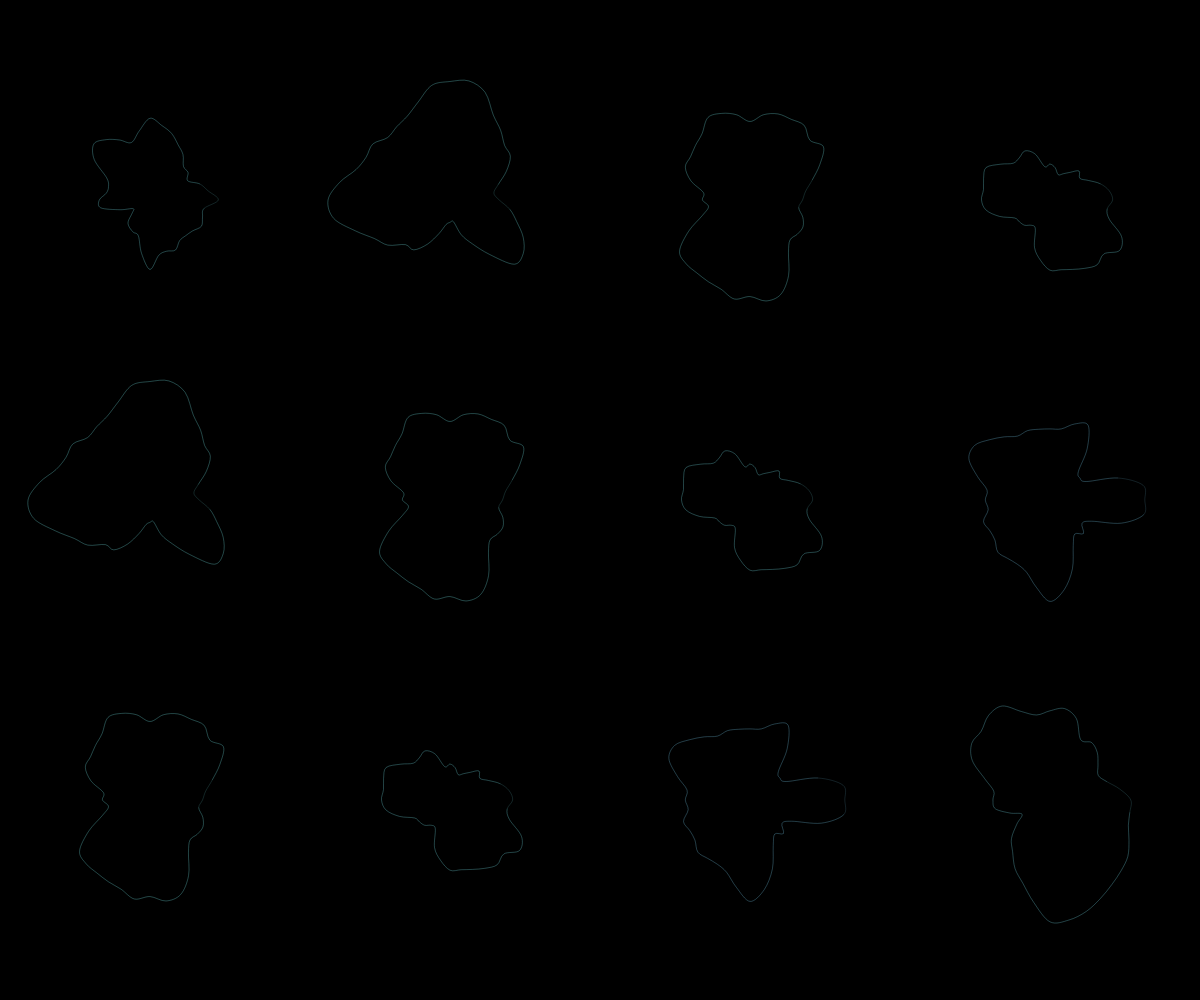
Frame 1 (no input)
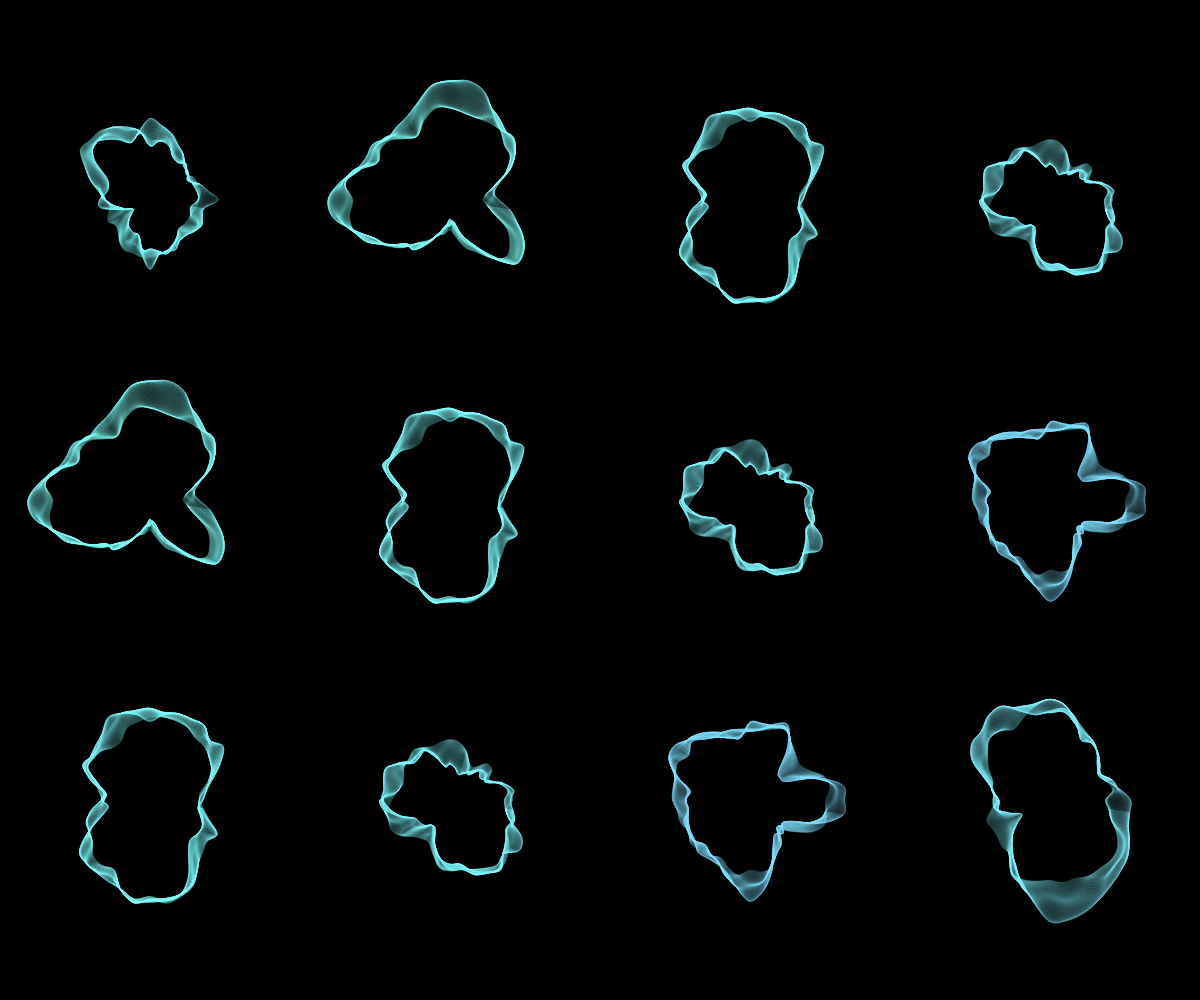
Frame 60 (no input)
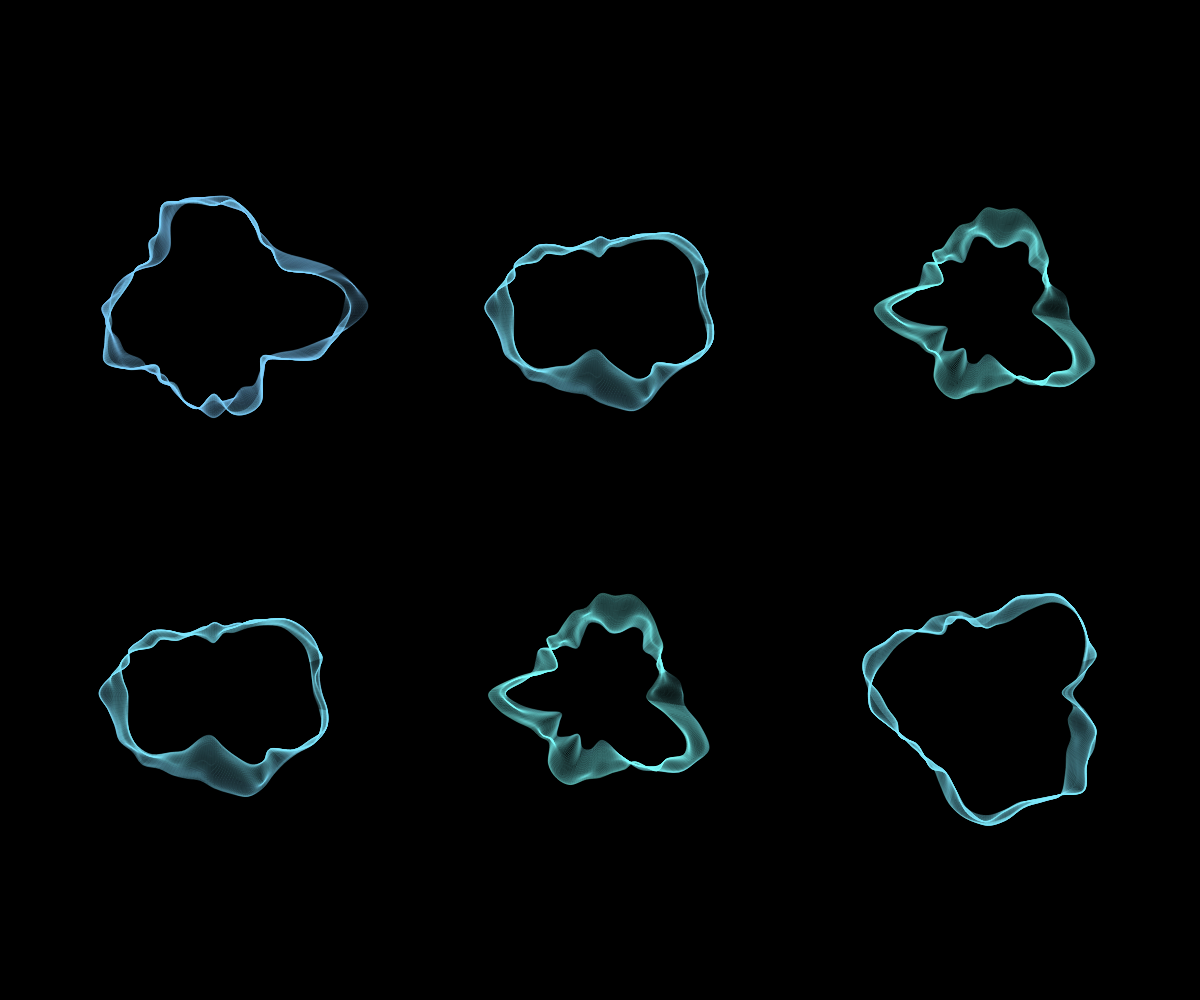
Frame 120 (the mouse pressed at the canvas centre since frame 60)

The p5.js sketch that drew these frames (run headless with seeded random() and noise() and a simulated clock; from frame 60 on, the mouse is pressed at the canvas centre):

// p5.js sketch
// ── sketch.js
let slotSize = 300;
let marginX;
let marginY;
let time = 0

function setup() {

    createCanvas(windowWidth, windowHeight);


    pixelDensity(1);

    marginX = windowWidth - int((windowWidth / slotSize)) * slotSize;
    marginY = windowHeight - int((windowHeight / slotSize)) * slotSize;
    rectMode(CENTER)
    background(0)
    colorMode(HSB, 360, 100, 100)
}


function draw() {

    //background(0)
    noFill();
    stroke(255, 25)
    strokeWeight(0.15)
    time += 0.0055;
    for (let i = marginX / 2 + slotSize / 2; i < width - marginX / 2; i += slotSize) {
        for (let j = marginY / 2 + slotSize / 2; j < height - marginY / 2; j += slotSize) {
            beginShape()
            for (let angle = 0; angle <= TWO_PI * 2; angle = angle + PI * 0.05) {
                let r = noise(time + i + j, cos(angle) + 1, sin(angle) + 1) * slotSize * 0.5
                let xpos = i + cos(angle) * r
                let ypos = j + sin(angle) * r
                let h = map(r, 0, slotSize * 0.5, 160, 220)

                stroke(h, 50, 100, 1)
                curveVertex(xpos, ypos)

            }
            endShape()
        }
    }
}

function mousePressed() {
    background(0)
    slotSize = random(100, 500)
    marginX = windowWidth - int((windowWidth / slotSize)) * slotSize;
    marginY = windowHeight - int((windowHeight / slotSize)) * slotSize;
}

function keyPressed() {
    background(0)
}


function windowResized() {
    resizeCanvas(windowWidth, windowHeight);
    marginX = windowWidth - int((windowWidth / slotSize)) * slotSize;
    marginY = windowHeight - int((windowHeight / slotSize)) * slotSize;
}
